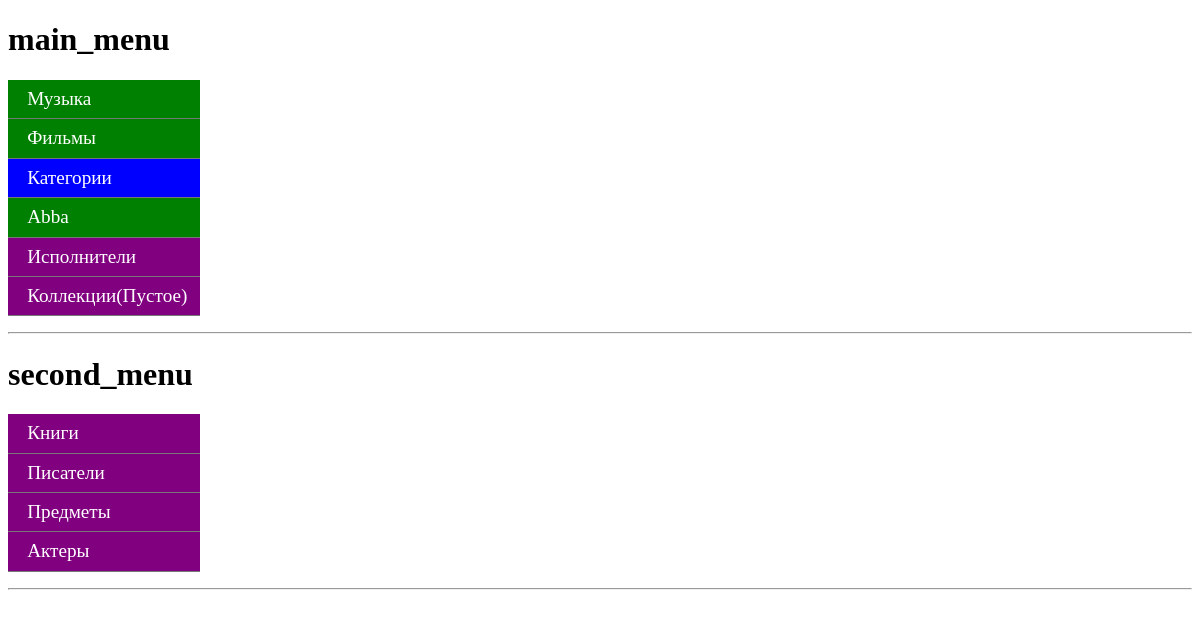
The page /menu/kategorii/ on the database its author committed.
### mymenu/models.py (models this page shows, shortened)
class Menu(models.Model): #Меню
    title = models.CharField(max_length=255)
    slug = models.SlugField(max_length=255, unique=True, db_index=True, verbose_name="URL")
    def __str__(self):
        return self.title

class MenuItems(models.Model): #Элементы меню
    title = models.CharField(max_length=255)
    slug = models.SlugField(max_length=255, unique=True, db_index=True, verbose_name="URL")
    ancestor = models.ForeignKey('self', related_name="descandances",on_delete=models.CASCADE, null=True, blank=True)
    menu = models.ManyToManyField(to='Menu', related_name='Items', blank=True)
    isroot = models.BooleanField(default=False, verbose_name='Корневой элемент')
    class Meta:
        ordering = ['id']
    def __str__(self):
        return self.title
    def get_absolute_url(self):
        return reverse('mymenu:menu', kwargs={'item_slug': self.slug})

### mymenu/views.py (the view)
# urls.py: path('', MenuView.as_view(), name="main"),
class MenuView(View):
    def get(self, request, item_slug=None):
        return render(request, 'mymenu/index.html',
                      {'cat_selected': item_slug})

### mymenu/templatetags/menu_tags.py (called while the page is built)
@register.inclusion_tag('mymenu/dr_menu.html')
def draw_menu(menuName=None, item_slug=None):
    if item_slug:
        selitem = MenuItems.objects.filter(slug=item_slug)[0]
        counter = 1
        menu = Menu.objects.filter(title=menuName)[0]
        itms = menu.Items.all().select_related('ancestor')
        for i in itms:
            setattr(i,'counter', counter)
            counter += 1
            if selitem.slug == i.slug:
                setattr(selitem,'numba', counter)
        return {'menu':menu, 'cat_selected':item_slug, 'selitem':selitem, 'itms':itms}
    menu = Menu.objects.filter(title=menuName).prefetch_related("Items")[0]
    itemlist = [item for item in menu if item.isroot]
    return {'menu':menu, 'cat_selected': item_slug, 'itemlist': itemlist}

### mymenu/templates/mymenu/index.html (shortened to what this page needs)
<!DOCTYPE html>
{% load static %}
{% load menu_tags %}
<html lang="en">
<head>
    <link href="/static/mymenu/styles.css" rel="stylesheet"/>
</head>
<body>
    <div>
        {% draw_menu 'main_menu' cat_selected %}
        {% draw_menu 'second_menu' cat_selected %}
    </div>
</body>
</html>

### mymenu/templates/mymenu/dr_menu.html (shortened to what this page needs)
<h1>{{menu}}</h1>
        <ul id="nav">
                {% for i in itms %}
                    {% if i.slug == cat_selected and not i.ancestor and selitem.numba > i.counter %}
                        <ul class="inl">
                        {% for item in i.descandances.all %}
                            <li><a href="{{ item.get_absolute_url }}">{{item}}</a></li>
                        {%endfor%}
                        </ul>
                            <li style="background:blue;"><a href="{{ i.get_absolute_url }}">{{i}}</a></li>
                    {% elif selitem.numba > i.counter and not i.ancestor or i.counter == selitem.numba|add:"2" and not i.ancestor %}
                        <ul class="inl">
                        {% for item in i.descandances.all %}
                            <li><a href="{{ item.get_absolute_url }}">{{item}}</a></li>
                        {%endfor%}
                        </ul>
                            <li><a href="{{ i.get_absolute_url }}">{{i}}</a></li>
                    {% elif i.ancestor == None %}
                    <li><a href="{{ i.get_absolute_url }}">{{ i }}</a></li>
                    {%endif%}
                {% endfor %}
        </ul>
        <hr>

### mymenu/static/mymenu/styles.css (style rules this page uses)
ul#nav { list-style-type: none; width: 12em; background: purple; padding-left: 0; }
ul#nav li a { color: #fff; text-decoration: none; font-size: larger; line-height: 200%; display: block; border-bottom: 1px solid #777; padding-left: 1em; }
ul#nav ul.inl { list-style-type: none; width: 12em; background: green; padding-left: 0; }

### rows shown on the page
Menu: title "main_menu"
MenuItems: title "Категории"
MenuItems: title "Музыка"
MenuItems: title "Фильмы"
MenuItems: title "Исполнители"
MenuItems: title "Abba"
MenuItems: title "Коллекции(Пустое)"
Menu: title "second_menu"
MenuItems: title "Книги"
MenuItems: title "Писатели"
MenuItems: title "Предметы"
MenuItems: title "Актеры"
